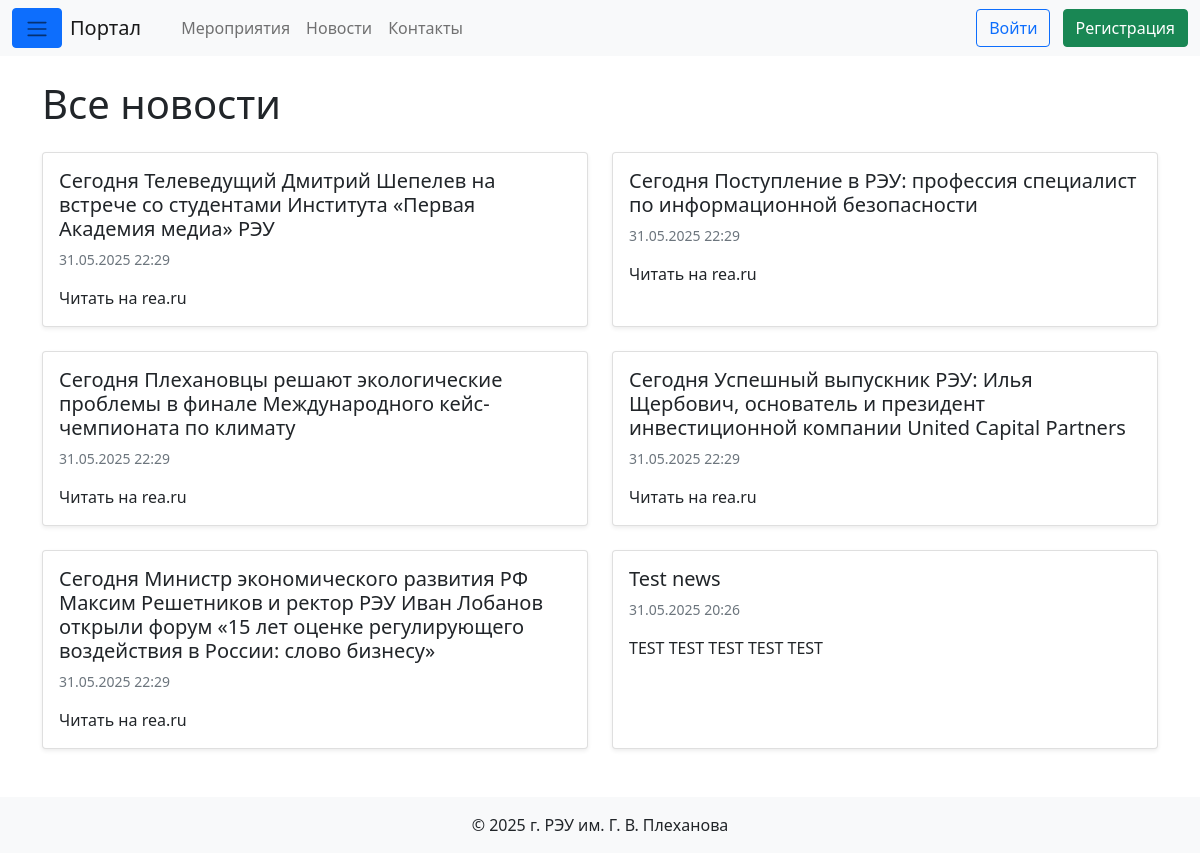
Screenshot of /news_list/ with the database file from the repository.
### portal/models.py (models this page shows, shortened)
class News(models.Model):
    title     = models.CharField(_("Заголовок новости"), max_length=200)
    body      = models.TextField(_("Текст новости"))
    published = models.DateTimeField(
        _("Дата и время публикации"),
        default=timezone.now,
        help_text=_("Будет установлено текущее время"),
    )
    class Meta:
        ordering = ("-published",)
        verbose_name = _("Новость")
        verbose_name_plural = _("Новости")

### portal/views.py (the view)
# urls.py: path("news_list/", views.NewsListView.as_view(),      name="news_list"),
class NewsListView(ListView):
    model = News
    template_name = "portal/news_list.html"
    paginate_by = 10
    context_object_name = "news_list"
    def get_queryset(self):
        qs = super().get_queryset().order_by("-published")
        q = self.request.GET.get("q")
        if q:
            qs = qs.filter(Q(title__icontains=q) | Q(body__icontains=q))
        return qs

### templates/portal/news_list.html (shortened to what this page needs)
{% extends "base.html" %}
{% block content %}
<h1 class="mb-4">Все новости</h1>
<div class="row row-cols-1 row-cols-md-2 g-4">
{% for n in news_list %}
  <div class="col">
    <article class="card h-100 shadow-sm">
      {% with n.body|safe as html %}
        {% firstof html|safe|cut:"'" "" as raw %}
      {% endwith %}
      <div class="card-body">
        <h5 class="card-title">
          <a href="{% url 'portal:news_detail' n.pk %}"
             class="stretched-link text-decoration-none link-dark">
            {{ n.title }}
          </a>
        </h5>
        <p class="card-text small text-muted">
          {{ n.published|date:"d.m.Y H:i" }}
        </p>
        <p class="card-text">
          {{ n.body|striptags|truncatewords:40 }}
        </p>
      </div>
    </article>
  </div>
{% empty %}
  <p class="text-muted">Новостей пока нет.</p>
{% endfor %}
</div>
{% endblock %}

### rows the page displays
News: title "Сегодня Телеведущий Дмитрий Шепелев на встрече со студентами Института «Первая Академия медиа» РЭУ", published "31.05.2025 22:29", body "Читать на rea.ru"
News: title "Сегодня Поступление в РЭУ: профессия специалист по информационной безопасности", published "31.05.2025 22:29", body "Читать на rea.ru"
News: title "Сегодня Плехановцы решают экологические проблемы в финале Международного кейс-чемпионата по климату", published "31.05.2025 22:29", body "Читать на rea.ru"
News: title "Сегодня Успешный выпускник РЭУ: Илья Щербович, основатель и президент инвестиционной компании United Capital Partners", published "31.05.2025 22:29", body "Читать на rea.ru"
News: title "Сегодня Министр экономического развития РФ Максим Решетников и ректор РЭУ Иван Лобанов открыли форум «15 лет оценке регулирующего воздействия в России: слово бизнесу»", published "31.05.2025 22:29", body "Читать на rea.ru"
News: title "Test news", published "31.05.2025 20:26", body "TEST TEST TEST TEST TEST"
